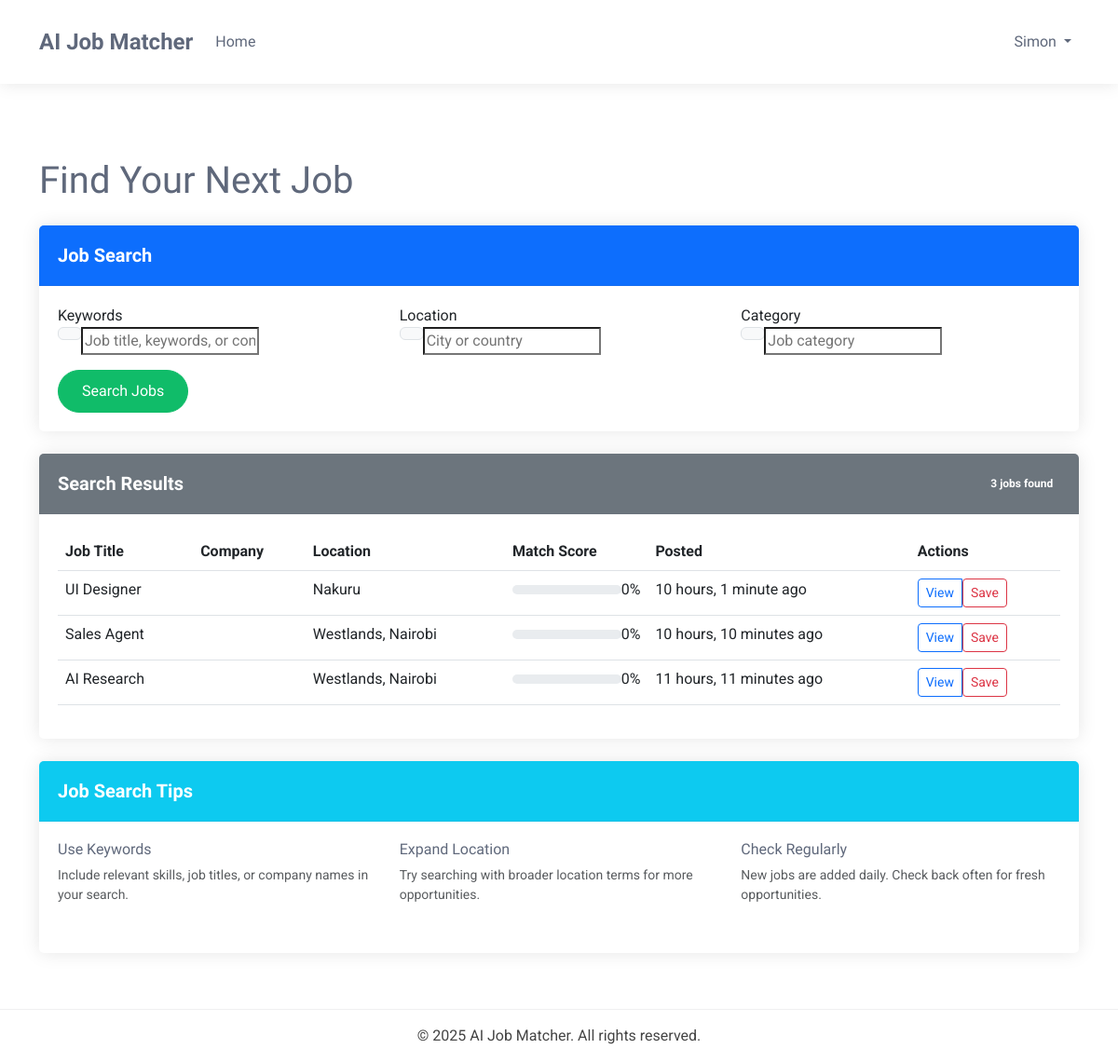
The page /candidate/jobs/search/ (signed in) on the database as committed earlier.
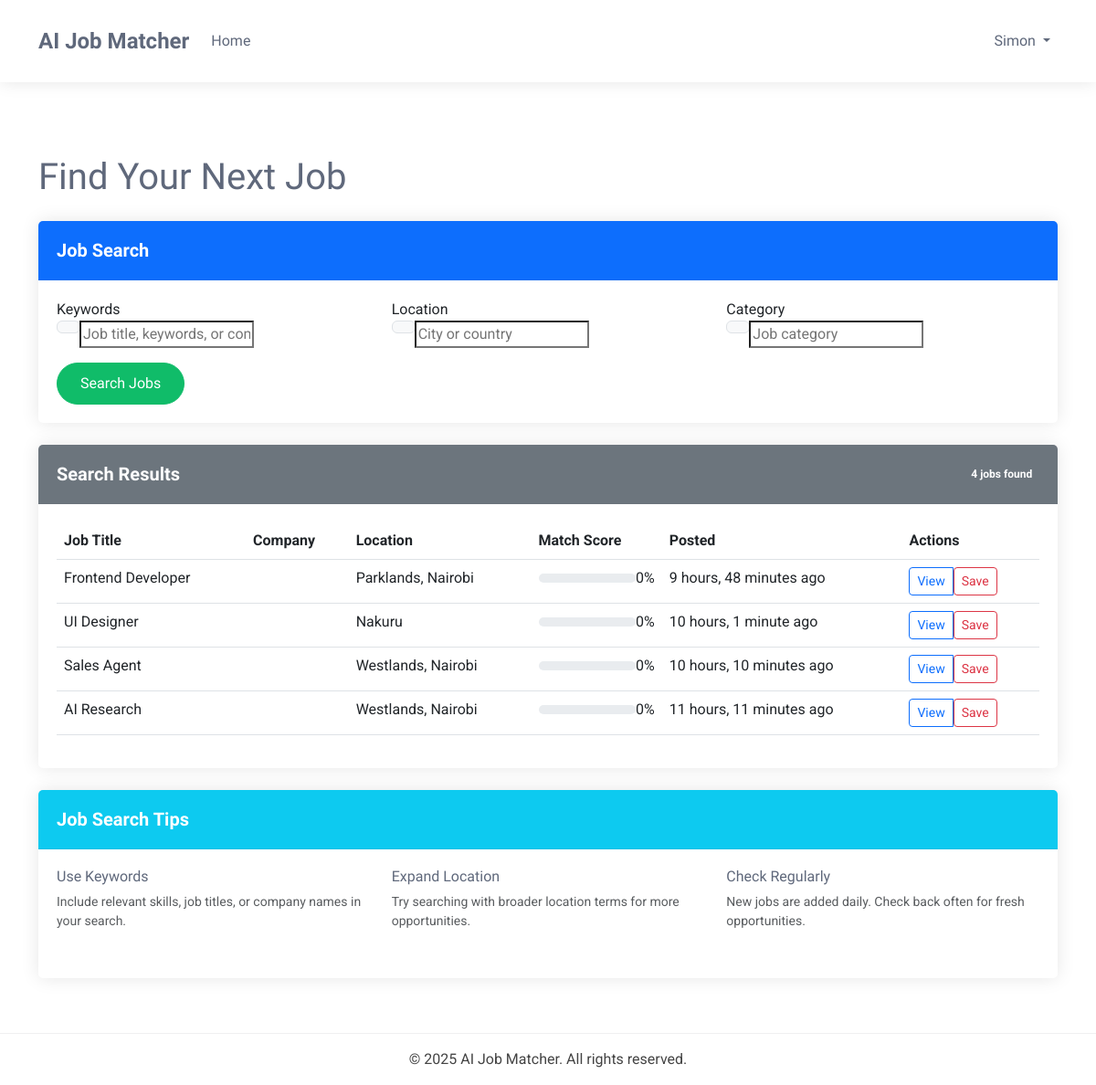
The same page on the database as committed later.
### accounts/models.py (models this page shows, shortened)
class TrackingModel(models.Model):
    created_at = models.DateTimeField(auto_now_add=True)
    updated_at = models.DateTimeField(auto_now=True)
    class Meta:
        abstract = True
        ordering = ["-created_at"]

class User(AbstractBaseUser, TrackingModel):
    username_validator = UnicodeUsernameValidator()
    Role_choices = (
        ("Administrator", "Administrator"),
        ("Recruiter", "Recruiter"),
        ("Candidate", "Candidate")
    )
    Gender_choices = (
        ("Male", "Male"),
        ("Female", "Female"),
        ("Other", "Other")
    )
    username = models.CharField(
        _('username'),
        max_length=150,
        unique=True,
        validators=[username_validator],
        error_messages={
            'unique':_("A user with that username already exists."),
        },
    )
    phoneNumberRegex = RegexValidator(regex=r"^\+?1?\d{8,15}$")
    full_name = models.CharField(_('full name'),max_length=200)
    email = models.EmailField(_('email'), unique=True, error_messages={
        'unique': ('A user with email already exists.'),
    })
    gender = models.CharField(_("gender"), max_length=10, choices=Gender_choices)
    phone = PhoneNumberField(
        _('phone number'), unique=True,validators=[phoneNumberRegex],
        blank=True, null=True, max_length=27)
    country = models.CharField(_("country"), max_length=50,
                              blank=True, null=True)
    city = models.CharField(_("city"), max_length=50,
                              blank=True, null=True)
    role = models.CharField(_('Role'), max_length=17, choices=Role_choices, default="Client")
    is_active = models.BooleanField(_('active'), default=True)
    is_admin = models.BooleanField(_('admin'), default=False)
    is_staff = models.BooleanField(_("staff"), default=False)
    timestamp = models.DateTimeField(_("timestamp"), auto_now_add=True)
    objects = CustomManager()
    USERNAME_FIELD = 'email'
    REQUIRED_FIELDS = ['username',]
    @property
    def staff(self):
        return self.staff
    @property
    def active(self):
        return self.active
    @property
    def admin(self):
        return self.admin

### dashboards/models.py (models this page shows, shortened)
class BaseModel(models.Model):
    created_at = models.DateTimeField(auto_now_add=True)
    updated_at = models.DateTimeField(auto_now=True)
    class Meta:
        abstract = True

class JobPosting(BaseModel):
    STATUS_CHOICES = (
        ('active', 'Active'),
        ('filled', 'Filled'),
        ('expired', 'Expired'),
        ('draft', 'Draft'),
    )
    recruiter = models.ForeignKey(Recruiter, on_delete=models.CASCADE, related_name='job_postings')
    title = models.CharField(_('job title'), max_length=255)
    company_name = models.CharField(_('company name'), max_length=255)
    category = models.CharField(_('job category'), max_length=100)
    description = models.TextField(_('job description'))
    requirements = models.TextField(_('job requirements'))
    responsibilities = models.TextField(_('responsibilities'))
    location = models.CharField(_('location'), max_length=255)
    salary_min = models.DecimalField(_('minimum salary'), max_digits=12, decimal_places=2, null=True, blank=True)
    salary_max = models.DecimalField(_('maximum salary'), max_digits=12, decimal_places=2, null=True, blank=True)
    experience_required = models.PositiveIntegerField(_('experience required (years)'), default=0)
    education_level = models.CharField(_('education level'), max_length=100)
    employment_type = models.CharField(_('employment type'), max_length=50)
    status = models.CharField(_('status'), max_length=20, choices=STATUS_CHOICES, default='active')
    expiry_date = models.DateField(_('expiry date'), default=timezone.now)
    skills_required = models.TextField(_('skills required'))
    embedding_vector = models.BinaryField(_('job embedding vector'), null=True, blank=True)
    class Meta:
        ordering = ['-created_at']
        verbose_name = _('Job Posting')
        verbose_name_plural = _('Job Postings')

### candidate/views.py (the view, shortened to what this page needs)
# urls.py: path('jobs/search/', views.job_search, name='job_search'),
@login_required
@user_passes_test(is_candidate)
def job_search(request):
    try:
        candidate = request.user.candidate
    except Candidate.DoesNotExist:
        messages.error(request, "Candidate profile not found")
        return redirect('accounts:profile')
    form = JobSearchForm(request.GET or None)
    jobs = JobPosting.objects.filter(status='active')
    jobs = jobs.order_by('-created_at')
    try:
        resume = Resume.objects.get(candidate=candidate)
        has_resume = True
        if resume.embedding_vector:
            jobs_with_scores = []
            for job in jobs:
                match_score = 0
                if job.embedding_vector:
                    from dashboards.ai_utils import calculate_match_score
                    match_score = calculate_match_score(job.embedding_vector, resume.embedding_vector)
                jobs_with_scores.append((job, round(match_score, 1)))
            if not any(form.cleaned_data.values()):
                jobs_with_scores.sort(key=lambda x: x[1], reverse=True)
        else:
            jobs_with_scores = [(job, 0) for job in jobs]
    except Resume.DoesNotExist:
        has_resume = False
        jobs_with_scores = [(job, 0) for job in jobs]
    recent_searches = JobSearchHistory.objects.filter(
        candidate=candidate
    ).order_by('-timestamp')[:5]
    saved_job_ids = SavedJob.objects.filter(candidate=candidate).values_list('job_id', flat=True)
    context = {
        'form': form,
        'jobs_with_scores': jobs_with_scores,
        'has_resume': has_resume,
        'recent_searches': recent_searches,
        'saved_job_ids': list(saved_job_ids),  # Convert QuerySet to list for template comparison
    }
    return render(request, 'candidate/job_search.html', context)

### templates/candidate/job_search.html (shortened to what this page needs)
{% extends 'candidate/base.html' %}
{% load static %}
{% block content %}
<div class="container mt-4">
    <h1 class="mb-4">Find Your Next Job</h1>
    <div class="card mb-4">
        <div class="card-header bg-primary text-white">
            <h5 class="card-title mb-0">Job Search</h5>
        </div>
        <div class="card-body">
            <form method="get" action="{% url 'candidate:job_search' %}">
                <div class="row">
                    <div class="col-md-4 mb-3">
                        <label for="{{ form.query.id_for_label }}">Keywords</label>
                        <div class="input-group">
                            <div class="input-group-prepend">
                                <span class="input-group-text"></span>
                            </div>
                            {{ form.query }}
                        </div>
                    </div>
                    <div class="col-md-4 mb-3">
                        <label for="{{ form.location.id_for_label }}">Location</label>
                        <div class="input-group">
                            <div class="input-group-prepend">
                                <span class="input-group-text"></span>
                            </div>
                            {{ form.location }}
                        </div>
                    </div>
                    <div class="col-md-4 mb-3">
                        <label for="{{ form.category.id_for_label }}">Category</label>
                        <div class="input-group">
                            <div class="input-group-prepend">
                                <span class="input-group-text"></span>
                            </div>
                            {{ form.category }}
                        </div>
                    </div>
                </div>
                <div class="row">
                    <div class="col-md-12 text-right">
                        <button type="submit" class="btn btn-primary">
                             Search Jobs
                        </button>
                    </div>
                </div>
            </form>
        </div>
    </div>
    <div class="card">
        <div class="card-header bg-secondary text-white d-flex justify-content-between align-items-center">
            <h5 class="card-title mb-0">Search Results</h5>
            <span class="badge badge-light">{{ jobs_with_scores|length }} jobs found</span>
        </div>
        <div class="card-body">
            {% if jobs_with_scores %}
                <div class="table-responsive">
                    <table class="table table-hover">
                        <thead class="thead-light">
                            <tr>
                                <th>Job Title</th>
                                <th>Company</th>
                                <th>Location</th>
                                {% if has_resume %}
                                    <th>Match Score</th>
                                {% endif %}
                                <th>Posted</th>
                                <th>Actions</th>
                            </tr>
                        </thead>
                        <tbody>
                            {% for job, match_score in jobs_with_scores %}
                                <tr>
                                    <td>
                                        <a href="{% url 'candidate:job_detail' job.id %}" class="font-weight-bold text-dark">
                                            {{ job.title }}
                                        </a>
                                    </td>
                                    <td>{{ job.company.name }}</td>
                                    <td> {{ job.location }}</td>
                                    {% if has_resume %}
                                        <td>
                                            <div class="d-flex align-items-center">
                                                <div class="progress flex-grow-1" style="height: 10px;">
                                                </div>
                                                <span class="ml-2">{{ match_score }}%</span>
                                            </div>
                                        </td>
                                    {% endif %}
                                    <td>{{ job.created_at|timesince }} ago</td>
                                    <td>
                                        <div class="btn-group">
                                            <a href="{% url 'candidate:job_detail' job.id %}" class="btn btn-sm btn-outline-primary">
                                                 View
                                            </a>
                                            <form method="post" action="{% url 'candidate:toggle_save_job' job.id %}">
                                                {% if job.id in saved_job_ids %}
                                                    <button type="submit" class="btn btn-sm btn-danger">
                                                        <i class="fas fa-heart"></i> Saved
                                                    </button>
                                                {% else %}
                                                    <button type="submit" class="btn btn-sm btn-outline-danger">
                                                         Save
                                                    </button>
                                                {% endif %}
                                            </form>
                                        </div>
                                    </td>
                                </tr>
                            {% endfor %}
                        </tbody>
                    </table>
                </div>
            {% endif %}
        </div>
    </div>
    <div class="card mt-4">
        <div class="card-header bg-info text-white">
            <h5 class="card-title mb-0">Job Search Tips</h5>
        </div>
        <div class="card-body">
            <div class="row">
                <div class="col-md-4 mb-3">
                    <div class="media">
                        <div class="media-body">
                            <h6>Use Keywords</h6>
                            <p class="text-muted small">Include relevant skills, job titles, or company names in your search.</p>
                        </div>
                    </div>
                </div>
                <div class="col-md-4 mb-3">
                    <div class="media">
                        <div class="media-body">
                            <h6>Expand Location</h6>
                            <p class="text-muted small">Try searching with broader location terms for more opportunities.</p>
                        </div>
                    </div>
                </div>
                <div class="col-md-4 mb-3">
                    <div class="media">
                        <div class="media-body">
                            <h6>Check Regularly</h6>
                            <p class="text-muted small">New jobs are added daily. Check back often for fresh opportunities.</p>
                        </div>
                    </div>
                </div>
            </div>
        </div>
    </div>
</div>
{% endblock %}

### templates/candidate/base.html (shortened to what this page needs)
{%load static%}
<!DOCTYPE html>
<html lang="en">
<head>
    <link href="https://cdn.jsdelivr.net/npm/bootstrap@5.3.0-alpha1/dist/css/bootstrap.min.css" rel="stylesheet">
</head>
<body>
    <nav class="navbar navbar-expand-lg">
        <div class="container">
            <a class="navbar-brand" href="/">AI Job Matcher</a>
            <div class="collapse navbar-collapse" id="navbarNav">
                <ul class="navbar-nav me-auto">
                    <li class="nav-item">
                        <a class="nav-link" href="{% url 'accounts:home' %}">Home</a>
                    </li>
                </ul>
                <ul class="navbar-nav">
                    {% if user.is_authenticated %}
                        <li class="nav-item dropdown">
                            <a class="nav-link dropdown-toggle" href="#" id="navbarDropdown" role="button" data-bs-toggle="dropdown" aria-expanded="false">
                                {{ user.username }}
                            </a>
                        </li>
                    {% endif %}
                </ul>
            </div>
        </div>
    </nav>
    <div class="container main-content">
        {% block content %}{% endblock %}
    </div>
    <footer class="text-center py-3">
        <div class="container">
            <p class="mb-0">&copy; {% now "Y" %} AI Job Matcher. All rights reserved.</p>
        </div>
    </footer>
</body>
</html>

Rows that differ between the two databases and show on the page:
added JobPosting: title "Frontend Developer", location "Parklands, Nairobi", match_score "0", created_at "9 hours, 48 minutes", shows "Save"
Other text that changed with them:
{{ jobs_with_scores|length }}: "3" → "4"
